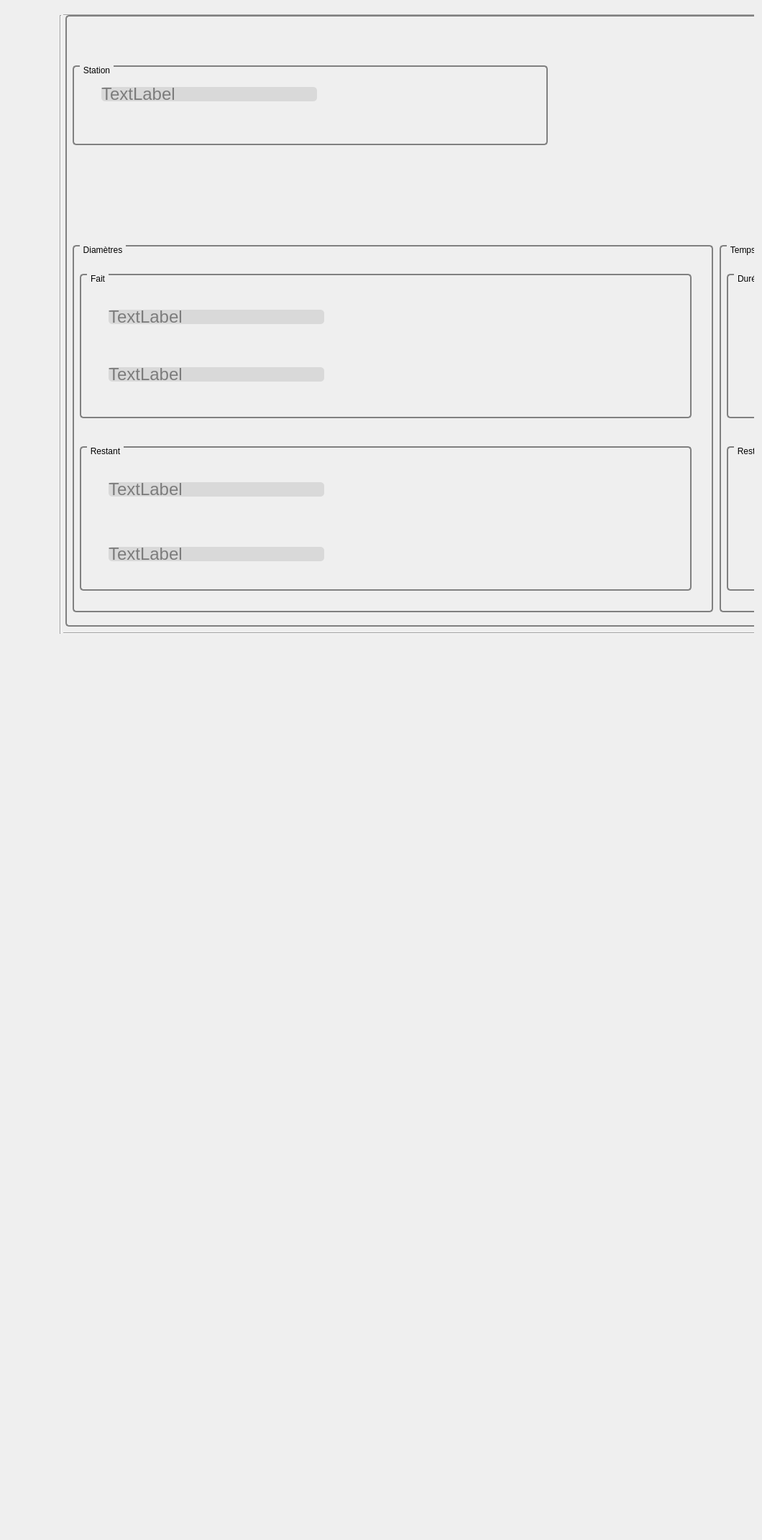
<?xml version="1.0" encoding="UTF-8"?>
<ui version="4.0">
 <class>Form</class>
 <widget class="QWidget" name="Form">
  <property name="geometry">
   <rect>
    <x>0</x>
    <y>0</y>
    <width>1060</width>
    <height>2143</height>
   </rect>
  </property>
  <property name="windowTitle">
   <string>Form</string>
  </property>
  <layout class="QGridLayout" name="gridLayout">
   <property name="spacing">
    <number>15</number>
   </property>
   <item row="2" column="0">
    <widget class="QLabel" name="title_label">
     <property name="styleSheet">
      <string notr="true">font: 63 72pt &quot;Ubuntu&quot;;</string>
     </property>
     <property name="text">
      <string/>
     </property>
     <property name="alignment">
      <set>Qt::AlignCenter</set>
     </property>
    </widget>
   </item>
   <item row="0" column="0">
    <widget class="QWidget" name="widget" native="true">
     <property name="minimumSize">
      <size>
       <width>400</width>
       <height>2000</height>
      </size>
     </property>
     <property name="maximumSize">
      <size>
       <width>2000</width>
       <height>2000</height>
      </size>
     </property>
     <widget class="Line" name="line">
      <property name="geometry">
       <rect>
        <x>63</x>
        <y>10</y>
        <width>20</width>
        <height>861</height>
       </rect>
      </property>
      <property name="orientation">
       <enum>Qt::Vertical</enum>
      </property>
     </widget>
     <widget class="Line" name="line_3">
      <property name="geometry">
       <rect>
        <x>1410</x>
        <y>0</y>
        <width>16</width>
        <height>871</height>
       </rect>
      </property>
      <property name="orientation">
       <enum>Qt::Vertical</enum>
      </property>
     </widget>
     <widget class="Line" name="line_4">
      <property name="geometry">
       <rect>
        <x>77</x>
        <y>860</y>
        <width>1341</width>
        <height>20</height>
       </rect>
      </property>
      <property name="orientation">
       <enum>Qt::Horizontal</enum>
      </property>
     </widget>
     <widget class="Line" name="line_5">
      <property name="geometry">
       <rect>
        <x>77</x>
        <y>0</y>
        <width>1341</width>
        <height>20</height>
       </rect>
      </property>
      <property name="orientation">
       <enum>Qt::Horizontal</enum>
      </property>
     </widget>
     <widget class="QGroupBox" name="groupBox_3">
      <property name="geometry">
       <rect>
        <x>80</x>
        <y>10</y>
        <width>1331</width>
        <height>851</height>
       </rect>
      </property>
      <property name="styleSheet">
       <string notr="true">

QGroupBox {
    border: 2px solid gray;
    border-radius: 5px;
    margin-top: 0.5em;
}

QGroupBox::title {
    subcontrol-origin: margin;
    left: 10px;
    padding: 0 3px 0 3px;
}

</string>
      </property>
      <property name="title">
       <string/>
      </property>
      <widget class="QGroupBox" name="groupBox">
       <property name="geometry">
        <rect>
         <x>10</x>
         <y>70</y>
         <width>661</width>
         <height>111</height>
        </rect>
       </property>
       <property name="styleSheet">
        <string notr="true">

QGroupBox {
    border: 2px solid gray;
    border-radius: 5px;
    margin-top: 0.5em;
}

QGroupBox::title {
    subcontrol-origin: margin;
    left: 10px;
    padding: 0 3px 0 3px;
}

</string>
       </property>
       <property name="title">
        <string>Station</string>
       </property>
       <widget class="QLabel" name="label">
        <property name="geometry">
         <rect>
          <x>40</x>
          <y>30</y>
          <width>300</width>
          <height>20</height>
         </rect>
        </property>
        <property name="minimumSize">
         <size>
          <width>300</width>
          <height>0</height>
         </size>
        </property>
        <property name="maximumSize">
         <size>
          <width>200</width>
          <height>20</height>
         </size>
        </property>
        <property name="styleSheet">
         <string notr="true">background-color:#d9d9d9;
border-radius: 5px;
font-size: 18pt; 
font-weight:40; 
color: #7c7c7c;</string>
        </property>
        <property name="text">
         <string>TextLabel</string>
        </property>
       </widget>
      </widget>
      <widget class="QGroupBox" name="groupBox_2">
       <property name="geometry">
        <rect>
         <x>10</x>
         <y>320</y>
         <width>891</width>
         <height>511</height>
        </rect>
       </property>
       <property name="styleSheet">
        <string notr="true">

QGroupBox {
    border: 2px solid gray;
    border-radius: 5px;
    margin-top: 0.5em;
}

QGroupBox::title {
    subcontrol-origin: margin;
    left: 10px;
    padding: 0 3px 0 3px;
}

</string>
       </property>
       <property name="title">
        <string>Diamètres</string>
       </property>
       <widget class="QGroupBox" name="groupBox_4">
        <property name="geometry">
         <rect>
          <x>10</x>
          <y>40</y>
          <width>851</width>
          <height>201</height>
         </rect>
        </property>
        <property name="styleSheet">
         <string notr="true">

QGroupBox {
    border: 2px solid gray;
    border-radius: 5px;
    margin-top: 0.5em;
}

QGroupBox::title {
    subcontrol-origin: margin;
    left: 10px;
    padding: 0 3px 0 3px;
}

</string>
        </property>
        <property name="title">
         <string>Fait</string>
        </property>
        <widget class="QLabel" name="label_10">
         <property name="geometry">
          <rect>
           <x>40</x>
           <y>130</y>
           <width>300</width>
           <height>20</height>
          </rect>
         </property>
         <property name="minimumSize">
          <size>
           <width>300</width>
           <height>0</height>
          </size>
         </property>
         <property name="maximumSize">
          <size>
           <width>200</width>
           <height>20</height>
          </size>
         </property>
         <property name="styleSheet">
          <string notr="true">background-color:#d9d9d9;
border-radius: 5px;
font-size: 18pt; 
font-weight:40; 
color: #7c7c7c;</string>
         </property>
         <property name="text">
          <string>TextLabel</string>
         </property>
        </widget>
        <widget class="QLabel" name="label_13">
         <property name="geometry">
          <rect>
           <x>40</x>
           <y>50</y>
           <width>300</width>
           <height>20</height>
          </rect>
         </property>
         <property name="minimumSize">
          <size>
           <width>300</width>
           <height>0</height>
          </size>
         </property>
         <property name="maximumSize">
          <size>
           <width>200</width>
           <height>20</height>
          </size>
         </property>
         <property name="styleSheet">
          <string notr="true">background-color:#d9d9d9;
border-radius: 5px;
font-size: 18pt; 
font-weight:40; 
color: #7c7c7c;</string>
         </property>
         <property name="text">
          <string>TextLabel</string>
         </property>
        </widget>
       </widget>
       <widget class="QGroupBox" name="groupBox_5">
        <property name="geometry">
         <rect>
          <x>10</x>
          <y>280</y>
          <width>851</width>
          <height>201</height>
         </rect>
        </property>
        <property name="styleSheet">
         <string notr="true">

QGroupBox {
    border: 2px solid gray;
    border-radius: 5px;
    margin-top: 0.5em;
}

QGroupBox::title {
    subcontrol-origin: margin;
    left: 10px;
    padding: 0 3px 0 3px;
}

</string>
        </property>
        <property name="title">
         <string>Restant</string>
        </property>
        <widget class="QLabel" name="label_11">
         <property name="geometry">
          <rect>
           <x>40</x>
           <y>140</y>
           <width>300</width>
           <height>20</height>
          </rect>
         </property>
         <property name="minimumSize">
          <size>
           <width>300</width>
           <height>0</height>
          </size>
         </property>
         <property name="maximumSize">
          <size>
           <width>200</width>
           <height>20</height>
          </size>
         </property>
         <property name="styleSheet">
          <string notr="true">background-color:#d9d9d9;
border-radius: 5px;
font-size: 18pt; 
font-weight:40; 
color: #7c7c7c;</string>
         </property>
         <property name="text">
          <string>TextLabel</string>
         </property>
        </widget>
        <widget class="QLabel" name="label_14">
         <property name="geometry">
          <rect>
           <x>40</x>
           <y>50</y>
           <width>300</width>
           <height>20</height>
          </rect>
         </property>
         <property name="minimumSize">
          <size>
           <width>300</width>
           <height>0</height>
          </size>
         </property>
         <property name="maximumSize">
          <size>
           <width>200</width>
           <height>20</height>
          </size>
         </property>
         <property name="styleSheet">
          <string notr="true">background-color:#d9d9d9;
border-radius: 5px;
font-size: 18pt; 
font-weight:40; 
color: #7c7c7c;</string>
         </property>
         <property name="text">
          <string>TextLabel</string>
         </property>
        </widget>
       </widget>
      </widget>
      <widget class="QPushButton" name="pushButton_14">
       <property name="geometry">
        <rect>
         <x>1000</x>
         <y>100</y>
         <width>150</width>
         <height>50</height>
        </rect>
       </property>
       <property name="maximumSize">
        <size>
         <width>150</width>
         <height>50</height>
        </size>
       </property>
       <property name="text">
        <string>Départ Station</string>
       </property>
      </widget>
      <widget class="QGroupBox" name="groupBox_6">
       <property name="geometry">
        <rect>
         <x>910</x>
         <y>320</y>
         <width>411</width>
         <height>511</height>
        </rect>
       </property>
       <property name="styleSheet">
        <string notr="true">

QGroupBox {
    border: 2px solid gray;
    border-radius: 5px;
    margin-top: 0.5em;
}

QGroupBox::title {
    subcontrol-origin: margin;
    left: 10px;
    padding: 0 3px 0 3px;
}

</string>
       </property>
       <property name="title">
        <string>Temps</string>
       </property>
       <widget class="QGroupBox" name="groupBox_13">
        <property name="geometry">
         <rect>
          <x>10</x>
          <y>40</y>
          <width>391</width>
          <height>201</height>
         </rect>
        </property>
        <property name="styleSheet">
         <string notr="true">

QGroupBox {
    border: 2px solid gray;
    border-radius: 5px;
    margin-top: 0.5em;
}

QGroupBox::title {
    subcontrol-origin: margin;
    left: 10px;
    padding: 0 3px 0 3px;
}

</string>
        </property>
        <property name="title">
         <string>Durée du cycle</string>
        </property>
        <widget class="QLabel" name="label_27">
         <property name="geometry">
          <rect>
           <x>50</x>
           <y>80</y>
           <width>300</width>
           <height>20</height>
          </rect>
         </property>
         <property name="minimumSize">
          <size>
           <width>300</width>
           <height>0</height>
          </size>
         </property>
         <property name="maximumSize">
          <size>
           <width>200</width>
           <height>20</height>
          </size>
         </property>
         <property name="styleSheet">
          <string notr="true">background-color:#d9d9d9;
border-radius: 5px;
font-size: 18pt; 
font-weight:40; 
color: #7c7c7c;</string>
         </property>
         <property name="text">
          <string>TextLabel</string>
         </property>
        </widget>
       </widget>
       <widget class="QGroupBox" name="groupBox_14">
        <property name="geometry">
         <rect>
          <x>10</x>
          <y>280</y>
          <width>391</width>
          <height>201</height>
         </rect>
        </property>
        <property name="styleSheet">
         <string notr="true">

QGroupBox {
    border: 2px solid gray;
    border-radius: 5px;
    margin-top: 0.5em;
}

QGroupBox::title {
    subcontrol-origin: margin;
    left: 10px;
    padding: 0 3px 0 3px;
}

</string>
        </property>
        <property name="title">
         <string>Restant</string>
        </property>
        <widget class="QLabel" name="label_29">
         <property name="geometry">
          <rect>
           <x>40</x>
           <y>50</y>
           <width>300</width>
           <height>20</height>
          </rect>
         </property>
         <property name="minimumSize">
          <size>
           <width>300</width>
           <height>0</height>
          </size>
         </property>
         <property name="maximumSize">
          <size>
           <width>200</width>
           <height>20</height>
          </size>
         </property>
         <property name="styleSheet">
          <string notr="true">background-color:#d9d9d9;
border-radius: 5px;
font-size: 18pt; 
font-weight:40; 
color: #7c7c7c;</string>
         </property>
         <property name="text">
          <string>TextLabel</string>
         </property>
        </widget>
       </widget>
      </widget>
     </widget>
    </widget>
   </item>
  </layout>
 </widget>
 <resources/>
 <connections/>
</ui>
